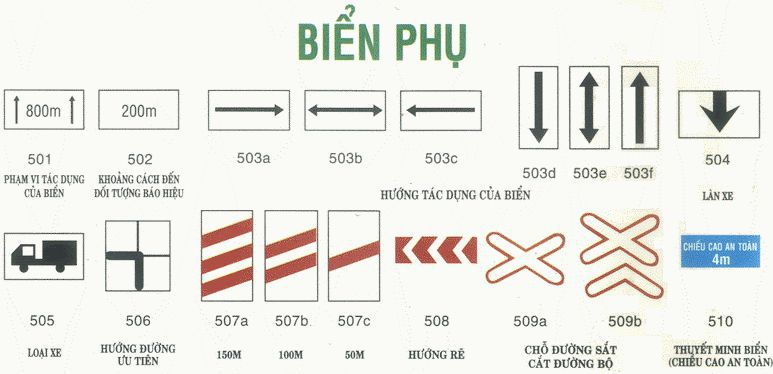
#> input picture input_05.png, 773 x 374 px
$ python De1_1.py
#> lines starting #> are read from the running program, lines starting #| are printed output that depends on the picture; after the words box and inside, x2 and y2 are one past the last pixel; in counts of white or black regions, pixels touching at a corner belong together
import cv2
import numpy as np
from cv2 import imread
from cv2 import imshow
from cv2 import resize
import matplotlib.pyplot as plt

img = cv2.imread('input_05.png')
#> img is the input picture: shape (374, 773, 3); mean B, G, R 228.7, 234.5, 234.5

gray = cv2.imread('input_05.png', 0)
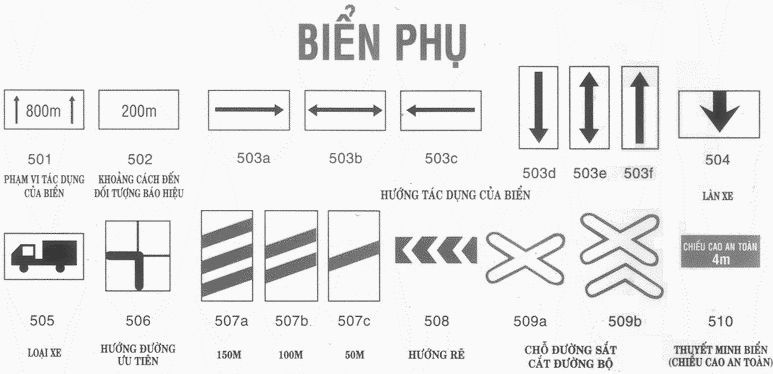
#> gray: shape (374, 773); min 43, max 255, mean 233.8
color = cv2.imread('input_05.png', 1)
normal = cv2.imread('input_05.png', -1)
ret, thresh1 = cv2.threshold(gray, 127, 255, cv2.THRESH_BINARY_INV)
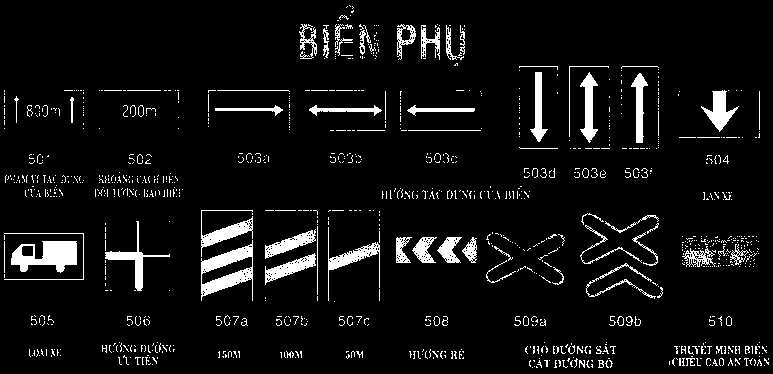
#> thresh1: shape (374, 773); 6.5% white; 1055 white regions (959 under 20 px), largest, box (x1, y1, x2, y2) and area: (201, 240, 253, 301) 1326, (11, 241, 77, 273) 1312, (201, 210, 253, 257) 708
ret, thresh2 = cv2.threshold(gray, 127, 255, cv2.THRESH_TRUNC)
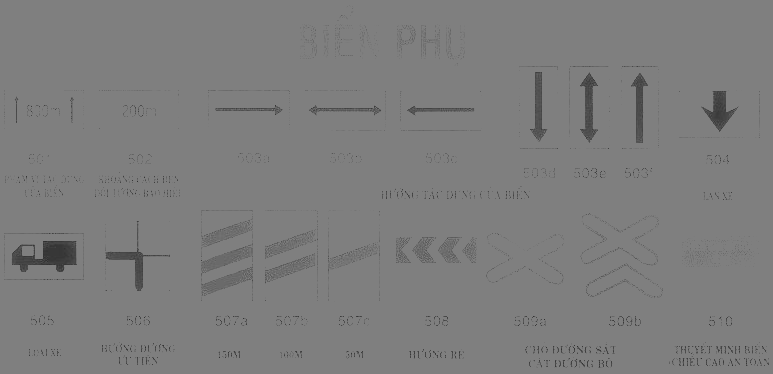
#> thresh2: shape (374, 773); min 43, max 127, mean 125.3
ret, thresh3 = cv2.threshold(gray, 127, 255, cv2.THRESH_TOZERO)
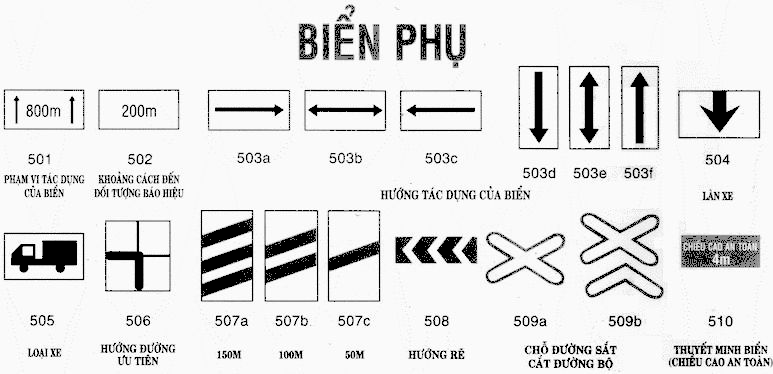
#> thresh3: shape (374, 773); min 0, max 255, mean 227.2
ret, thresh4 = cv2.threshold(gray, 127, 255, cv2.THRESH_TOZERO_INV)
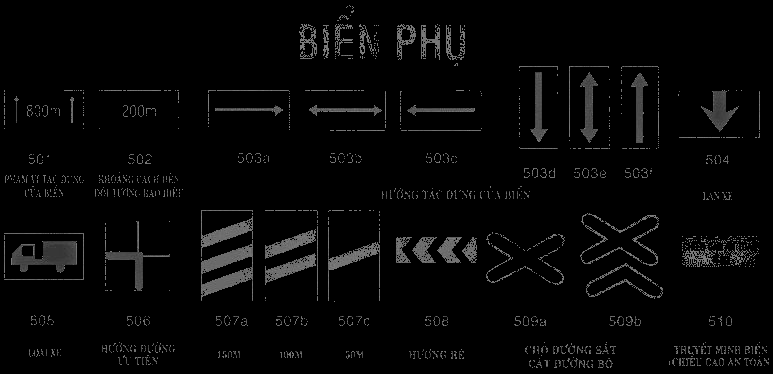
#> thresh4: shape (374, 773); min 0, max 127, mean 6.6
ret, thresh5 = cv2.threshold(gray, 0, 255, cv2.THRESH_OTSU)
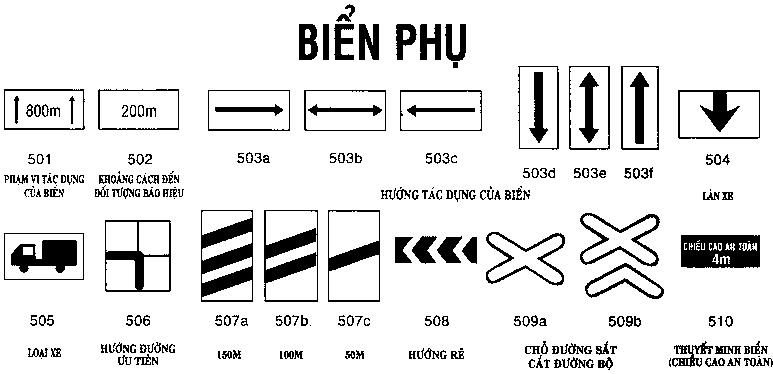
#> thresh5: shape (374, 773); 88.9% white; 254 black regions (41 under 20 px), largest, box (x1, y1, x2, y2) and area: (201, 210, 253, 302) 2377, (681, 235, 760, 268) 2223, (264, 210, 318, 302) 1785
#> ret = 184
thresh6 = cv2.adaptiveThreshold(
    gray, 255, cv2.ADAPTIVE_THRESH_MEAN_C, cv2.THRESH_BINARY, 11, 2)
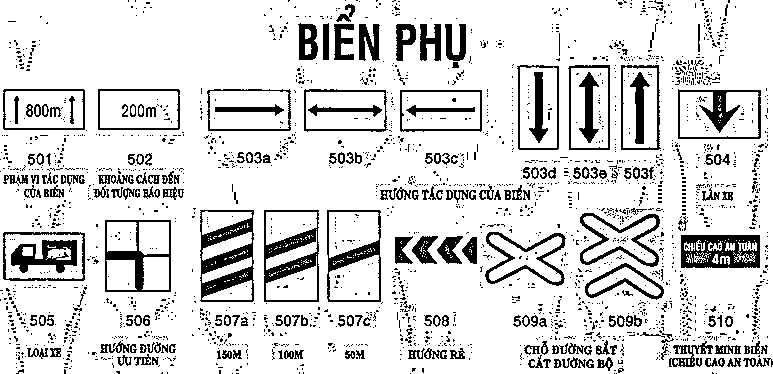
#> thresh6: shape (374, 773); 85.2% white; 2299 black regions (2072 under 20 px), largest, box (x1, y1, x2, y2) and area: (200, 210, 254, 302) 2362, (681, 235, 760, 268) 1876, (264, 210, 319, 302) 1780
thresh7 = cv2.adaptiveThreshold(
    gray, 255, cv2.ADAPTIVE_THRESH_MEAN_C, cv2.THRESH_BINARY, 11, 2)

plt.subplot(251)
plt.imshow(gray)

plt.subplot(252)
plt.imshow(color)

plt.subplot(253)
plt.imshow(normal)

plt.subplot(254)
plt.imshow(thresh1)

plt.subplot(255)
plt.imshow(thresh2)

plt.subplot(256)
plt.imshow(thresh3)

plt.subplot(257)
plt.imshow(thresh4)

plt.subplot(258)
plt.imshow(thresh5)

plt.subplot(259)
plt.imshow(thresh6)

plt.subplot(2, 5 ,10)
plt.imshow(thresh7)

plt.show()
#> figure, not shown here; B, G, R data is drawn as R, G, B
#> (the run stopped early here; a loop or call above may not have finished)

$ run again, with input_02.png copied over input_05.png
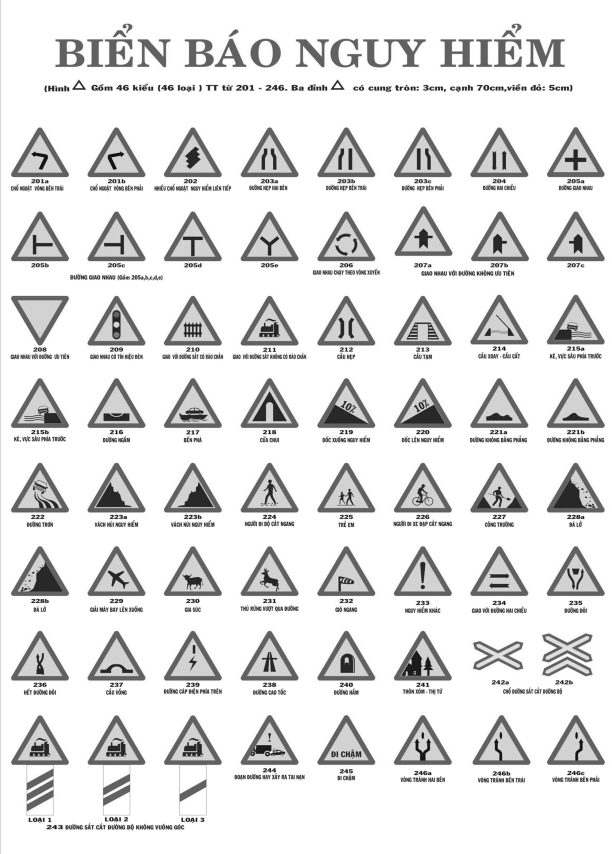
#> input picture input_02.png, 1836 x 2560 px (shown at 1/3 size)
#> img is the input picture: shape (2560, 1836, 3); min 0, max 255, mean 225.8
#> `ret, thresh1 = cv2.threshold(gray, 127, 255, cv2.THRESH_BINARY_INV)`:
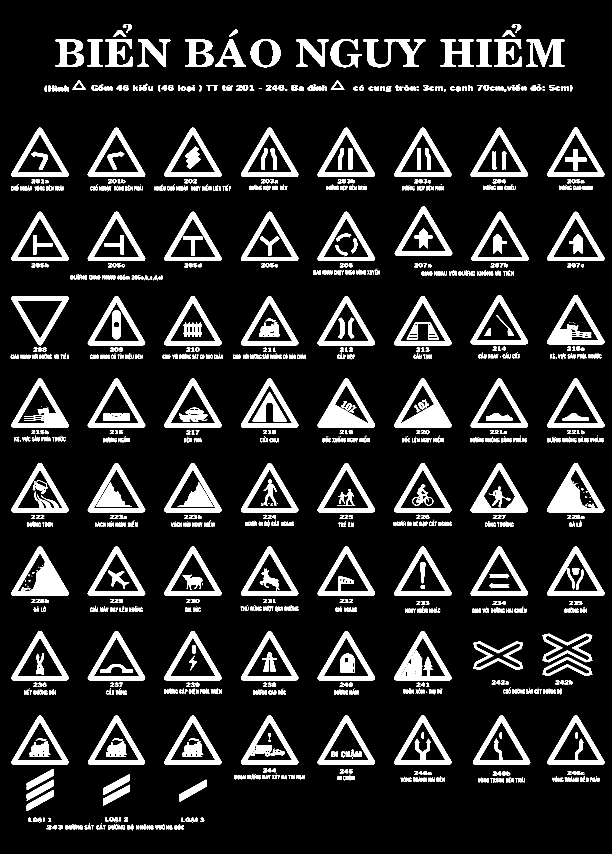
#> thresh1: shape (2560, 1836) (shown at 1/3 size); 13.3% white; 1474 white regions (270 under 20 px), largest, box (x1, y1, x2, y2) and area: (1641, 1389, 1813, 1537) 10652, (34, 1639, 206, 1787) 10599, (953, 1135, 1125, 1283) 9977
#> thresh5: shape (2560, 1836); 85.1% white; 1045 black regions (114 under 20 px), largest, box (x1, y1, x2, y2) and area: (33, 1639, 207, 1788) 11281, (1641, 1389, 1814, 1537) 11141, (1182, 1135, 1355, 1284) 10547
#> ret = 170
#> `thresh6 = cv2.adaptiveThreshold( gray, 255, cv2.ADAPTIVE_THRESH_MEAN_C..`:
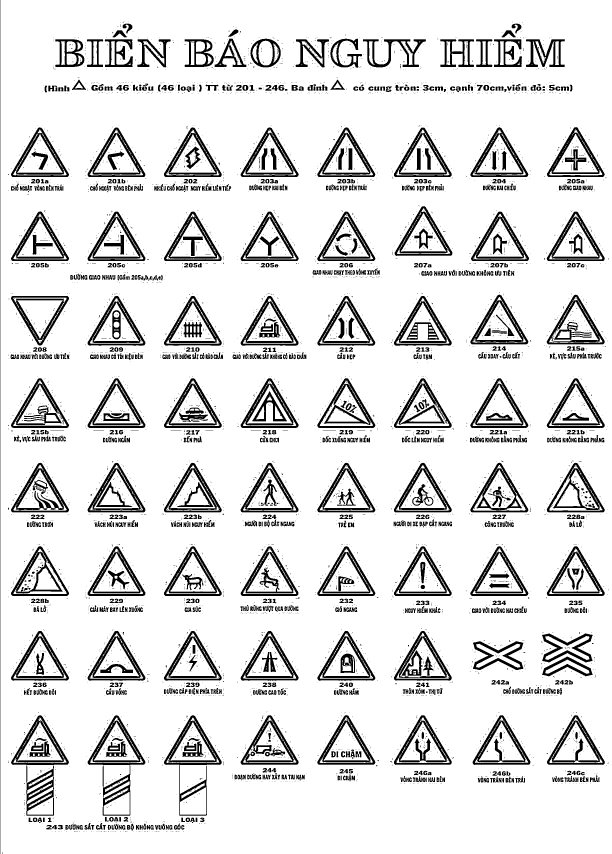
#> thresh6: shape (2560, 1836) (shown at 1/3 size); 87.4% white; 7083 black regions (5945 under 20 px), largest, box (x1, y1, x2, y2) and area: (33, 2146, 207, 2447) 10184, (263, 2146, 436, 2447) 8941, (492, 2146, 665, 2447) 7741

$ run again, with input_07.png copied over input_05.png
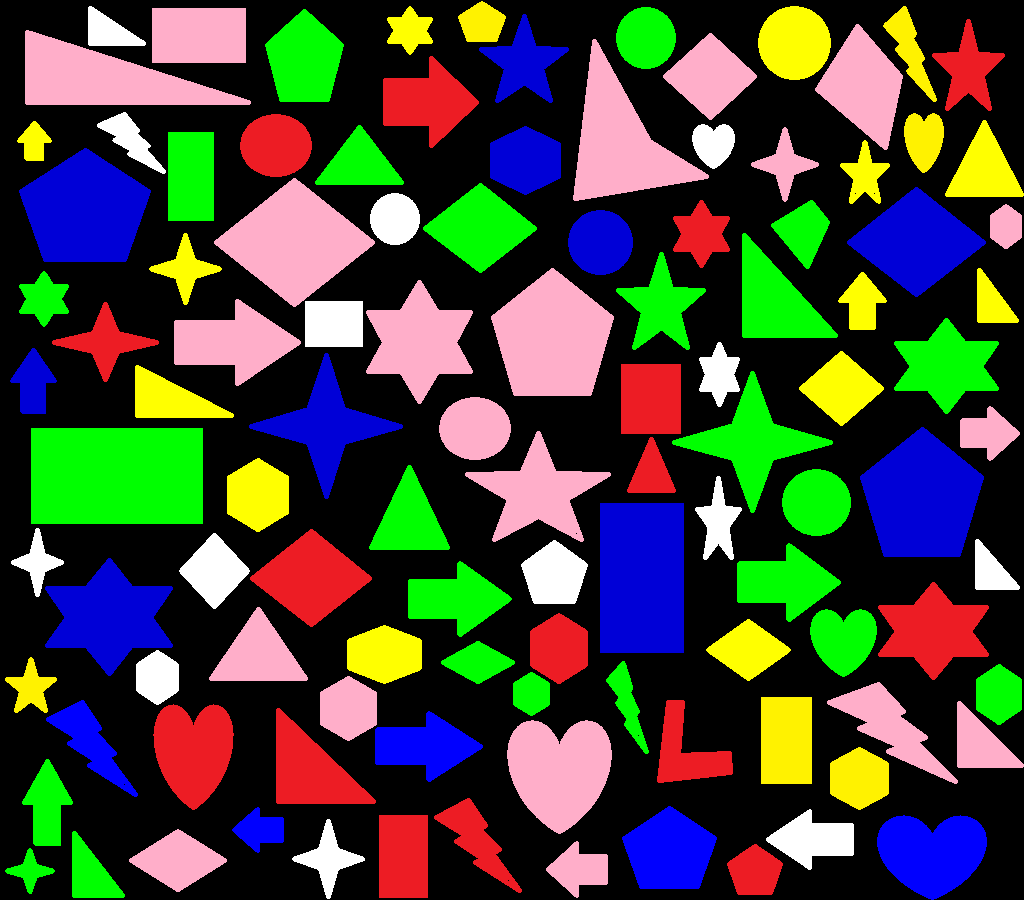
#> input picture input_07.png, 1024 x 900 px
#> img is the input picture: shape (900, 1024, 3); mean B, G, R 55.7, 68, 65.9
#> `ret, thresh1 = cv2.threshold(gray, 127, 255, cv2.THRESH_BINARY_INV)`:
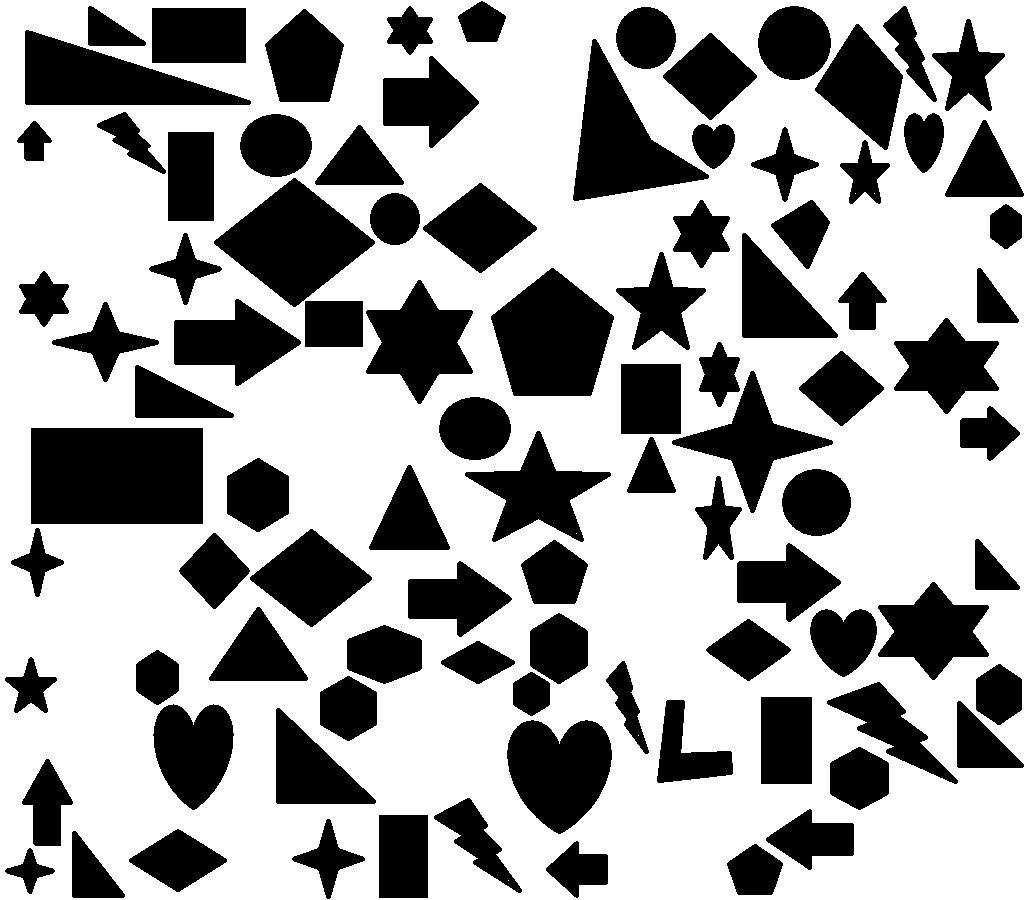
#> thresh1: shape (900, 1024); 63.6% white; 94 black regions, largest, box (x1, y1, x2, y2) and area: (31, 428, 203, 524) 16512, (491, 268, 614, 396) 11045, (214, 178, 375, 307) 10687
#> ret = 95
#> `thresh6 = cv2.adaptiveThreshold( gray, 255, cv2.ADAPTIVE_THRESH_MEAN_C..`:
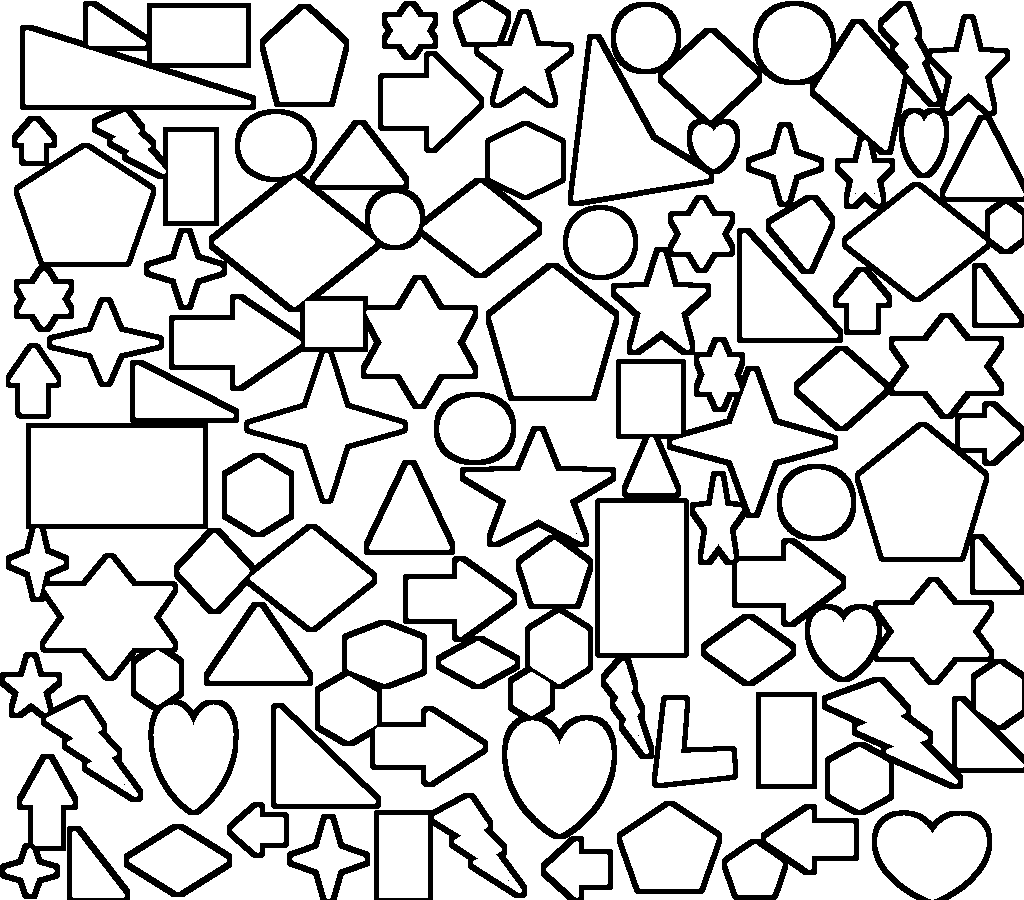
#> thresh6: shape (900, 1024); 80.7% white; 45 black regions (6 under 20 px), largest, box (x1, y1, x2, y2) and area: (595, 195, 1024, 815) 28867, (568, 1, 1024, 335) 21923, (144, 109, 566, 504) 20028

$ run again, with input_03.jpg saved as input_05.png
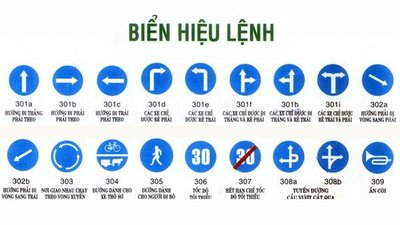
#> input picture input_03.jpg, 400 x 225 px
#> img is the input picture: shape (225, 400, 3); mean B, G, R 235.5, 224.4, 211.4
#> thresh1: shape (225, 400); 14.7% white; 449 white regions (412 under 20 px), largest, box (x1, y1, x2, y2) and area: (140, 139, 173, 172) 726, (362, 65, 393, 96) 689, (8, 139, 38, 171) 661
#> thresh5: shape (225, 400); 80.3% white; 198 black regions (71 under 20 px), largest, box (x1, y1, x2, y2) and area: (140, 138, 173, 172) 805, (362, 64, 394, 96) 750, (7, 139, 39, 171) 734
#> ret = 179
#> `thresh6 = cv2.adaptiveThreshold( gray, 255, cv2.ADAPTIVE_THRESH_MEAN_C..`:
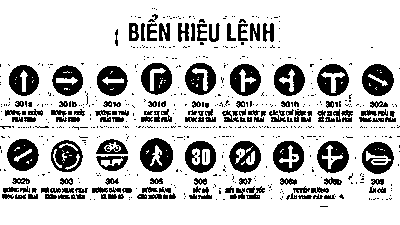
#> thresh6: shape (225, 400); 78.8% white; 636 black regions (491 under 20 px), largest, box (x1, y1, x2, y2) and area: (140, 138, 173, 172) 766, (362, 64, 394, 96) 717, (7, 139, 39, 171) 700
